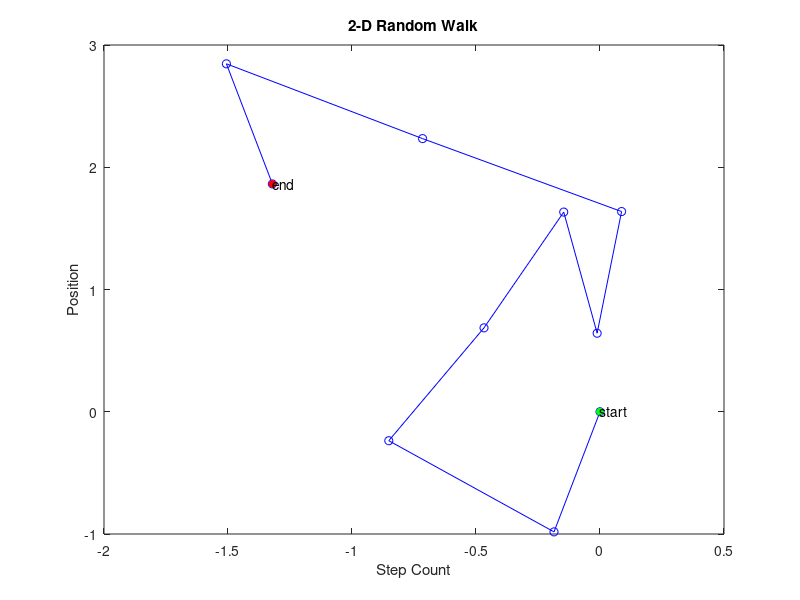

Reproduce this figure in MATLAB.
% Obtained from: https://www.mathworks.com/matlabcentral/answers/430248-how-do-i-plot-a-1-d-random-walk-that-generate-1-and-1-with-equal-probability-i-am-struggling-to-pl
% From user Torsten 

n = 10;
P = zeros(2,n);
P(:,1) = 0; % Starting value

%% Performing 2D random walk 
% Steps are size 1
for i=2:n    % i is the number of steps from 1 to 10
    % Issue: projection into the x 
    % Test: plot thousands of times 
    % Randomly select from 0 to 2 pi 
  dx = rand; 
  dy = sqrt(1-(dx^2));
  
  disp(dx^2 + dy^2);
  
  % Determing if step should be positive (right, up) or negative (left,
  % down)
  sign_x = rand;
  sign_y = rand; 
  
  if sign_x < 0.5
      dx = -1*dx;
  end
  
  if sign_y < 0.5
      dy = -1*dy;
  end

  P(:,i) = [dx, dy]' + P(:,i-1); % Gives the next random walk from the new position P every time
end

%% Plotting results of 2D random walk 
figure(1); 
plot(P(1,:), P(2,:), '-bo');
ylabel('Position');
xlabel('Step Count');
title('2-D Random Walk');

% Mark the first point in red.
hold on;
plot(P(1,1), P(2,1), 'go',...
    'MarkerFaceColor', 'g',...
    'MarkerSize', 5);
text(P(1,1), P(2,1), 'start');

% Mark the end point in red.
hold on;
plot(P(1,n), P(2,n), 'ro',...
    'MarkerFaceColor', 'r',...
    'MarkerSize', 5);
text(P(1,n), P(2,n), 'end');